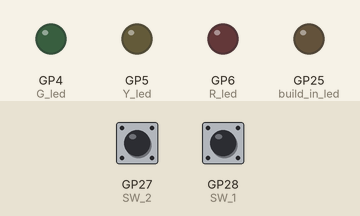
A program run on a simulated Raspberry Pi Pico running MicroPython. Parts: output pins drawn as LEDs (lit = HIGH). Inputs (shaded band) come from the test bench; at power-on: GP27 (SW_2) LOW, GP28 (SW_1) LOW.

Above: at 1.2 s.
1.3 s: GP27 (SW_2) pulled HIGH for 0.15 s
At 1.37 s:
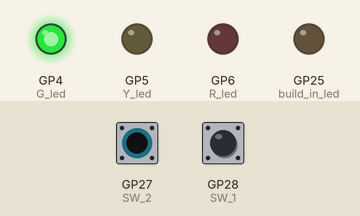
2.9 s: GP28 (SW_1) pulled HIGH for 0.15 s
At 2.97 s:
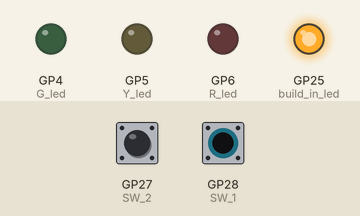
4.5 s: GP28 (SW_1) pulled HIGH for 3.2 s
At 8.7 s:
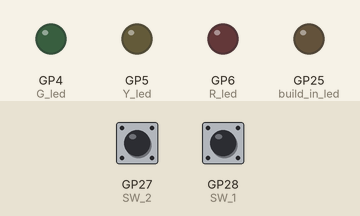
9.2 s: GP27 (SW_2) pulled HIGH for 3.2 s
At 9.8 s:
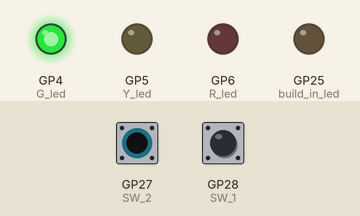
13.9 s: GP27 (SW_2) driven HIGH and GP28 (SW_1) driven HIGH
At 14.8 s:
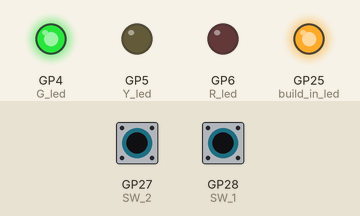
Timing chart, 0 to 16.4 s (numbered marks = the images above; inputs shaded):
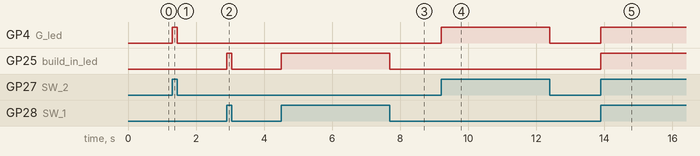

The program:

main.py
```python
from machine import Pin
import time

build_in_led = Pin(25, Pin.OUT)
G_led = Pin(4, Pin.OUT)
Y_led = Pin(5, Pin.OUT)
R_led = Pin(6, Pin.OUT)
SW_1 = Pin(28, Pin.IN, Pin.PULL_DOWN) # SW1 - Pin 28 - Pressed = 1, Not Pressed = 0
SW_2 = Pin(27, Pin.IN, Pin.PULL_DOWN)

# Blinking LED
# while True:
#     R_led.value(0)
#     build_in_led.value(1)
#     time.sleep(1)
#     build_in_led.value(0)
#     G_led.value(1)
#     time.sleep(1)
#     G_led.value(0)
#     Y_led.value(1)
#     time.sleep(1)
#     Y_led.value(0)
#     R_led.value(1)
#     time.sleep(1)

# Blinking LED with SW
while True:
    if SW_1.value() == 1:
        build_in_led.value(1)
    else:
        build_in_led.value(0)
    if SW_2.value() == 1:
        G_led.value(1)
    else:
        G_led.value(0)


        
```

Measured:
- after the input at 1.3 s, GP4 (G_led): LOW → HIGH at once, → LOW 0.15 s later
- after the input at 2.9 s, GP25 (build_in_led): LOW → HIGH at once, → LOW 0.15 s later
- after the input at 4.5 s, GP25 (build_in_led): LOW → HIGH at once, → LOW 3.2 s later
- after the input at 9.2 s, GP4 (G_led): LOW → HIGH at once, → LOW 3.2 s later
- after the input at 13.9 s, GP4 (G_led), GP25 (build_in_led): LOW → HIGH at once
